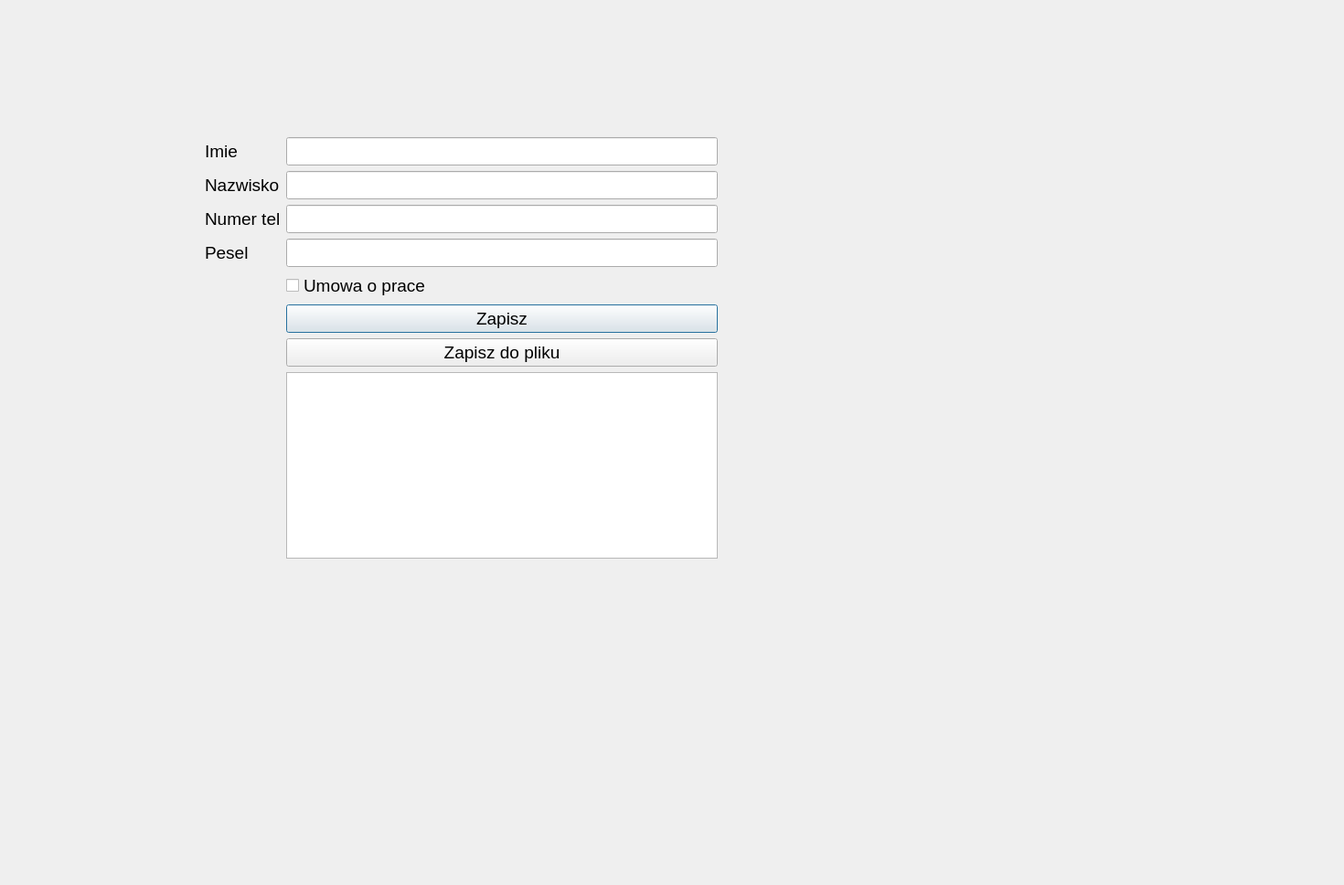
<?xml version="1.0" encoding="UTF-8"?>
<ui version="4.0">
 <class>Dialog</class>
 <widget class="QDialog" name="Dialog">
  <property name="geometry">
   <rect>
    <x>0</x>
    <y>0</y>
    <width>1470</width>
    <height>968</height>
   </rect>
  </property>
  <property name="font">
   <font>
    <pointsize>14</pointsize>
   </font>
  </property>
  <property name="windowTitle">
   <string>Dialog</string>
  </property>
  <widget class="QWidget" name="layoutWidget">
   <property name="geometry">
    <rect>
     <x>224</x>
     <y>150</y>
     <width>561</width>
     <height>461</height>
    </rect>
   </property>
   <layout class="QFormLayout" name="layout">
    <item row="0" column="0">
     <widget class="QLabel" name="imie_label">
      <property name="text">
       <string>Imie</string>
      </property>
     </widget>
    </item>
    <item row="0" column="1">
     <widget class="QLineEdit" name="lineEdit_imie"/>
    </item>
    <item row="1" column="0">
     <widget class="QLabel" name="nazwisko_label">
      <property name="text">
       <string>Nazwisko</string>
      </property>
     </widget>
    </item>
    <item row="1" column="1">
     <widget class="QLineEdit" name="lineEdit_nazwisko"/>
    </item>
    <item row="2" column="0">
     <widget class="QLabel" name="tel_label">
      <property name="text">
       <string>Numer tel</string>
      </property>
     </widget>
    </item>
    <item row="2" column="1">
     <widget class="QLineEdit" name="lineEdit_tel"/>
    </item>
    <item row="3" column="0">
     <widget class="QLabel" name="pesel_label">
      <property name="text">
       <string>Pesel</string>
      </property>
     </widget>
    </item>
    <item row="3" column="1">
     <widget class="QLineEdit" name="lineEdit_pesel"/>
    </item>
    <item row="4" column="1">
     <widget class="QCheckBox" name="checkBox_umowa">
      <property name="text">
       <string>Umowa o prace</string>
      </property>
     </widget>
    </item>
    <item row="5" column="1">
     <widget class="QPushButton" name="pushButton_zapisz">
      <property name="text">
       <string>Zapisz</string>
      </property>
     </widget>
    </item>
    <item row="7" column="1">
     <widget class="QListWidget" name="listWidget_praco"/>
    </item>
    <item row="6" column="1">
     <widget class="QPushButton" name="pushButton_plikZapisz">
      <property name="text">
       <string>Zapisz do pliku</string>
      </property>
     </widget>
    </item>
   </layout>
  </widget>
 </widget>
 <resources/>
 <connections/>
</ui>
